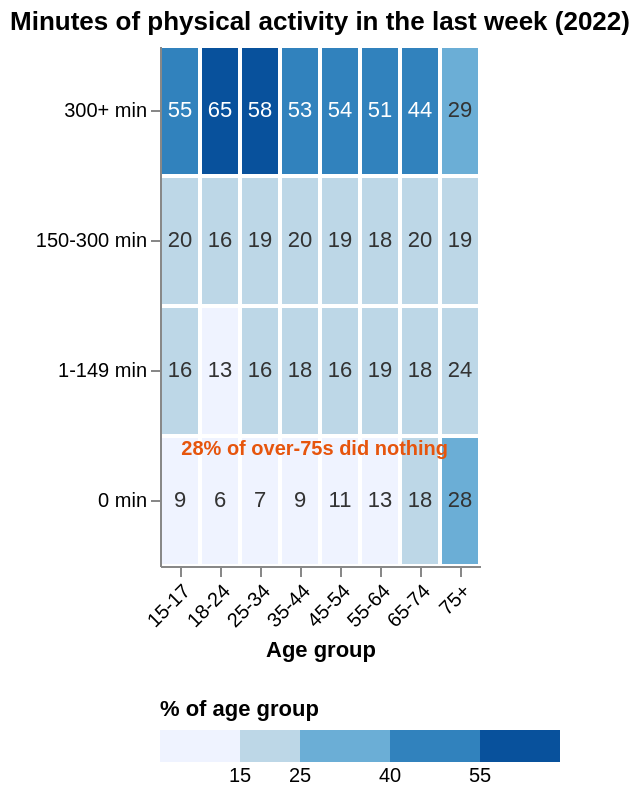

Specify this chart in Vega-Lite:
### Vega-Lite specification from a JSON file in a GitHub repository (floating-point values rounded to 4 significant figures)
{"$schema": "https://vega.github.io/schema/vega-lite/v5.json", "title": "Minutes of physical activity in the last week (2022)", "width": "container", "height": 260, "data": {"values": [{"age": "15-17", "minutes": "0 min", "pct": 8.8}, {"age": "15-17", "minutes": "1-149 min", "pct": 15.6}, {"age": "15-17", "minutes": "150-300 min", "pct": 20.3}, {"age": "15-17", "minutes": "300+ min", "pct": 54.8}, {"age": "18-24", "minutes": "0 min", "pct": 6.3}, {"age": "18-24", "minutes": "1-149 min", "pct": 12.9}, {"age": "18-24", "minutes": "150-300 min", "pct": 16.4}, {"age": "18-24", "minutes": "300+ min", "pct": 64.9}, {"age": "25-34", "minutes": "0 min", "pct": 7.4}, {"age": "25-34", "minutes": "1-149 min", "pct": 15.6}, {"age": "25-34", "minutes": "150-300 min", "pct": 19.2}, {"age": "25-34", "minutes": "300+ min", "pct": 57.5}, {"age": "35-44", "minutes": "0 min", "pct": 9.1}, {"age": "35-44", "minutes": "1-149 min", "pct": 17.9}, {"age": "35-44", "minutes": "150-300 min", "pct": 20.1}, {"age": "35-44", "minutes": "300+ min", "pct": 53.1}, {"age": "45-54", "minutes": "0 min", "pct": 10.5}, {"age": "45-54", "minutes": "1-149 min", "pct": 15.9}, {"age": "45-54", "minutes": "150-300 min", "pct": 19.2}, {"age": "45-54", "minutes": "300+ min", "pct": 54.2}, {"age": "55-64", "minutes": "0 min", "pct": 12.9}, {"age": "55-64", "minutes": "1-149 min", "pct": 18.5}, {"age": "55-64", "minutes": "150-300 min", "pct": 17.7}, {"age": "55-64", "minutes": "300+ min", "pct": 50.8}, {"age": "65-74", "minutes": "0 min", "pct": 17.8}, {"age": "65-74", "minutes": "1-149 min", "pct": 17.8}, {"age": "65-74", "minutes": "150-300 min", "pct": 20.0}, {"age": "65-74", "minutes": "300+ min", "pct": 44.3}, {"age": "75+", "minutes": "0 min", "pct": 28.2}, {"age": "75+", "minutes": "1-149 min", "pct": 24.3}, {"age": "75+", "minutes": "150-300 min", "pct": 19.0}, {"age": "75+", "minutes": "300+ min", "pct": 28.8}]}, "encoding": {"x": {"field": "age", "type": "ordinal", "title": "Age group", "axis": {"labelAngle": -45}}, "y": {"field": "minutes", "type": "ordinal", "title": null, "sort": ["300+ min", "150-300 min", "1-149 min", "0 min"]}}, "layer": [{"mark": {"type": "rect", "stroke": "white", "strokeWidth": 2}, "encoding": {"color": {"field": "pct", "type": "quantitative", "title": "% of age group", "legend": {"orient": "bottom", "direction": "horizontal"}, "scale": {"type": "threshold", "domain": [15, 25, 40, 55], "range": ["#eff3ff", "#bdd7e7", "#6baed6", "#3182bd", "#08519c"]}}, "tooltip": [{"field": "age", "type": "nominal", "title": "Age group"}, {"field": "minutes", "type": "nominal", "title": "Activity last week"}, {"field": "pct", "type": "quantitative", "title": "% of age group", "format": ".1f"}]}}, {"mark": {"type": "text", "fontSize": 11}, "encoding": {"text": {"field": "pct", "type": "quantitative", "format": ".0f"}, "color": {"condition": {"test": "datum.pct > 40", "value": "white"}, "value": "#333333"}}}, {"transform": [{"filter": "datum.age == '75+' && datum.minutes == '0 min'"}], "mark": {"type": "text", "align": "right", "dx": -6, "dy": -26, "fontSize": 10, "fontWeight": 600, "color": "#e6550d"}, "encoding": {"text": {"value": "28% of over-75s did nothing"}}}]}
